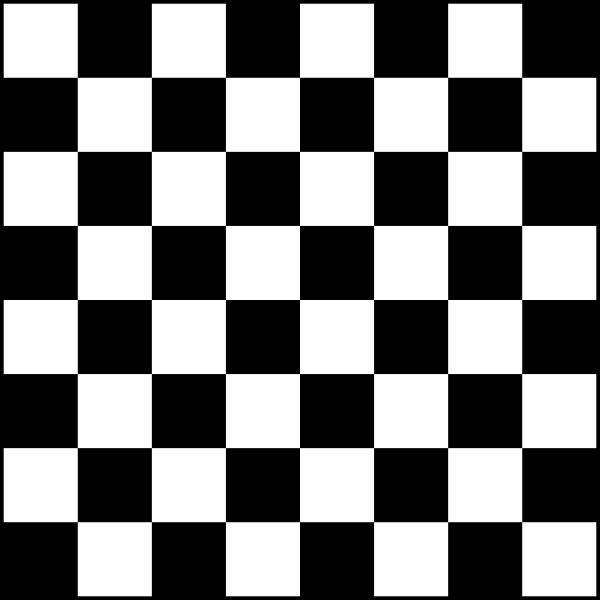
#> input picture Personal_Projects/Practice_Projects/Python/ComputerVision_Projects/OpenCV_Tutorial/resources/images/chessboard.png, 1200 x 1200 px, found by its file name (shown at 1/2 size)
$ python ep6-image_corner_detection.py
#> lines starting #> are read from the running program, lines starting #| are printed output that depends on the picture; after the words box and inside, x2 and y2 are one past the last pixel; in counts of white or black regions, pixels touching at a corner belong together
"""
    Date: sat-28-Sept-2024

    Demonstration of one of various algorithms openCV provides
    such as algorithms to detect corners in images.

    Here, the corners of the chessboard image are marked.
    And lines are drawn to cover various of them.
"""

import cv2
import numpy as np


def main():
    """
        Before running the algorithm to detect corners, the image
        has to be converted to gray as it is easier
        to do such operations on gray images.

        The algorithm is the Shi-Tomasi Corner Detector & Good Features to Track
    """
    img = cv2.imread("resources/images/chessboard.png")
#> img is the input picture: shape (1200, 1200, 3); min 0, max 255, mean 124.4
    img = cv2.resize(img, (0, 0), fx=0.55, fy=0.55)   #   resize proportionally
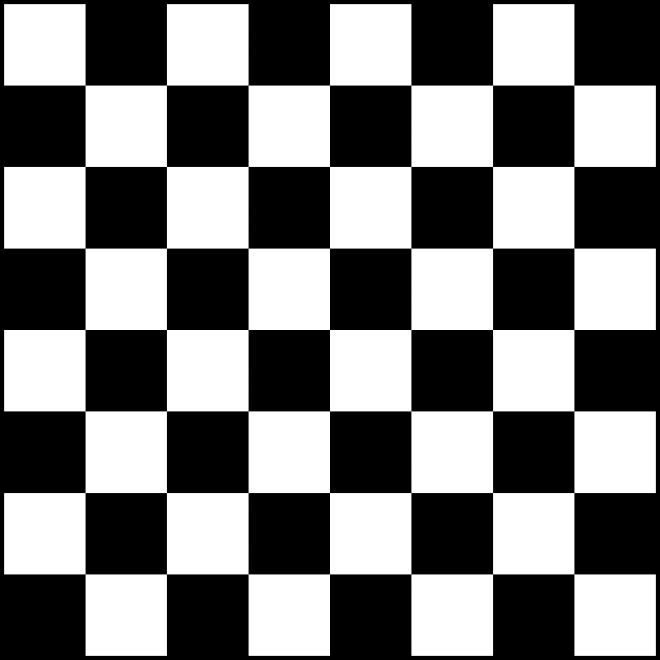
#> img: shape (660, 660, 3); min 0, max 255, mean 124.3
    gray_img = cv2.cvtColor(img, cv2.COLOR_BGR2GRAY)


    """
        args:
            1.  image
            2.  number of *best* corners to return in result image
            3.  Minimum quality for corners. value from 0 - 1.
                the smaller the number, the algorithm would return corners
                that its not very sure are corners.
                But the larger it is, the algorithm returns corners that
                it is more certain are corners.
                Start from 0.01
            4.  Minimum Euclidean distance between corners that are returned.
                It ensures that the corners returned are at least this minimum distance
                apart from one other.
    """
    #   This gives the array of location of the corners
    img_with_corners = cv2.goodFeaturesToTrack(gray_img, 100, 0.01, 10)
#> img_with_corners = 79 rows, first 8: [330, 330], [330, 493], [330, 166], [493, 330], [166, 330], [492, 492], [167, 492], [492, 167]
    # print(img_with_corners)
    #   Now, convert the corners pos data into integers because they are returned as floats
    #   It is converted to int because they are to be used to draw the points that mark the corners

    img_with_corners = np.intc(img_with_corners)
#> img_with_corners = contour of 79 points, box (x1, y1, x2, y2) (4, 4, 656, 656), area 36694

    """
        This is how the data is:
            [
                [[434 433]]
                [[324 324]]
                ...

            ]
    """
    #   So they need to be decomposed to get their positions
    #   then circles are drawn at their positions
    for corner in img_with_corners:
        """
           The `.ravel()` method flattens an array.
           so it changes something like this [[1, 2], [2, 2]] -> [1, 2, 2, 1]
           hence it changes the below likewise
        """
        x, y = corner.ravel()
        #   Now draw the corner as a circle
        cv2.circle(img, (x, y), 5, (0, 255, 255), -1)
#> this loop made 79 passes
#> (x, y) on passes 1 to 12: (330, 330), (330, 493), (330, 166), (493, 330), (166, 330), (492, 492), (167, 492), (492, 167), (167, 167), (329, 411), (330, 248), (411, 330)
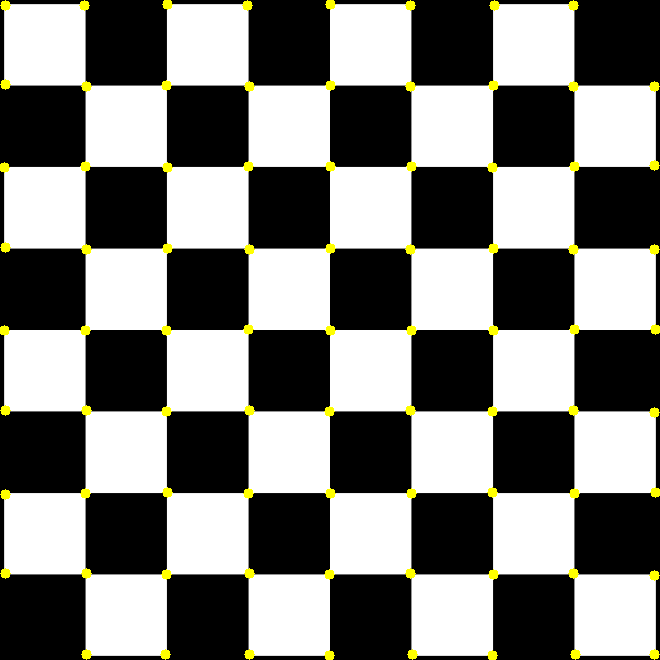
#> img: shape (660, 660, 3); 1.47% of pixels changed, all inside (x1, y1, x2, y2) = (0, 0, 660, 660)

    #   Draw lines that connect each corner to every other corner
    for i in range(len(img_with_corners)):
        for j in range(i + 1, len(img_with_corners)):
            """
               Because they have not yet been `ravel()`ed, just
               use index 0 to get the value
               img_with_corners = [
                                    [[233 322]]
                                        ...
                                   ]
               img_with_corners[i=0] = [[233 322]]
               E.g. img_with_corners[i=0][0] = [233 322]
               tuple(img_with_corners[i=0][0]) converts to tuple
               to be used in cv2.line() method
            """
            corner1 = tuple(img_with_corners[i][0])
            corner2 = tuple(img_with_corners[j][0])
            #   this returns a list but the color argument needs to be
            #   transformed to a tuple/
            #   `np.random.randint` returns a 32 or 64-bit integer
            #   but only an 8-bit integer is required here
            #   so convert them using the lambda expression
            color = tuple(map(lambda x: int(x), np.random.randint(0, 255, size=3)))
            cv2.line(img, corner1, corner2, color, 1)
#> this loop made 79 passes
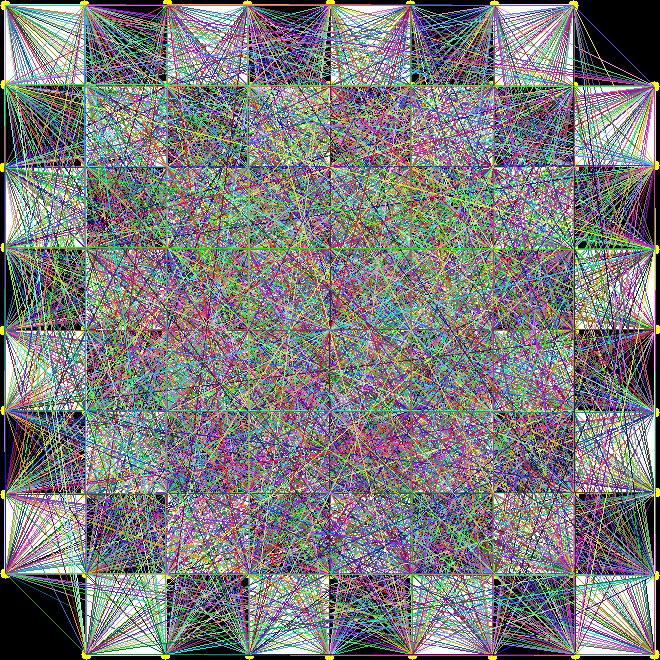
#> img: shape (660, 660, 3); mean B, G, R 124.3, 123.1, 123.5

    cv2.imshow("Corner Detection", img)

    cv2.waitKey(0)

    cv2.destroyAllWindows()


if __name__ == "__main__":
    main()
